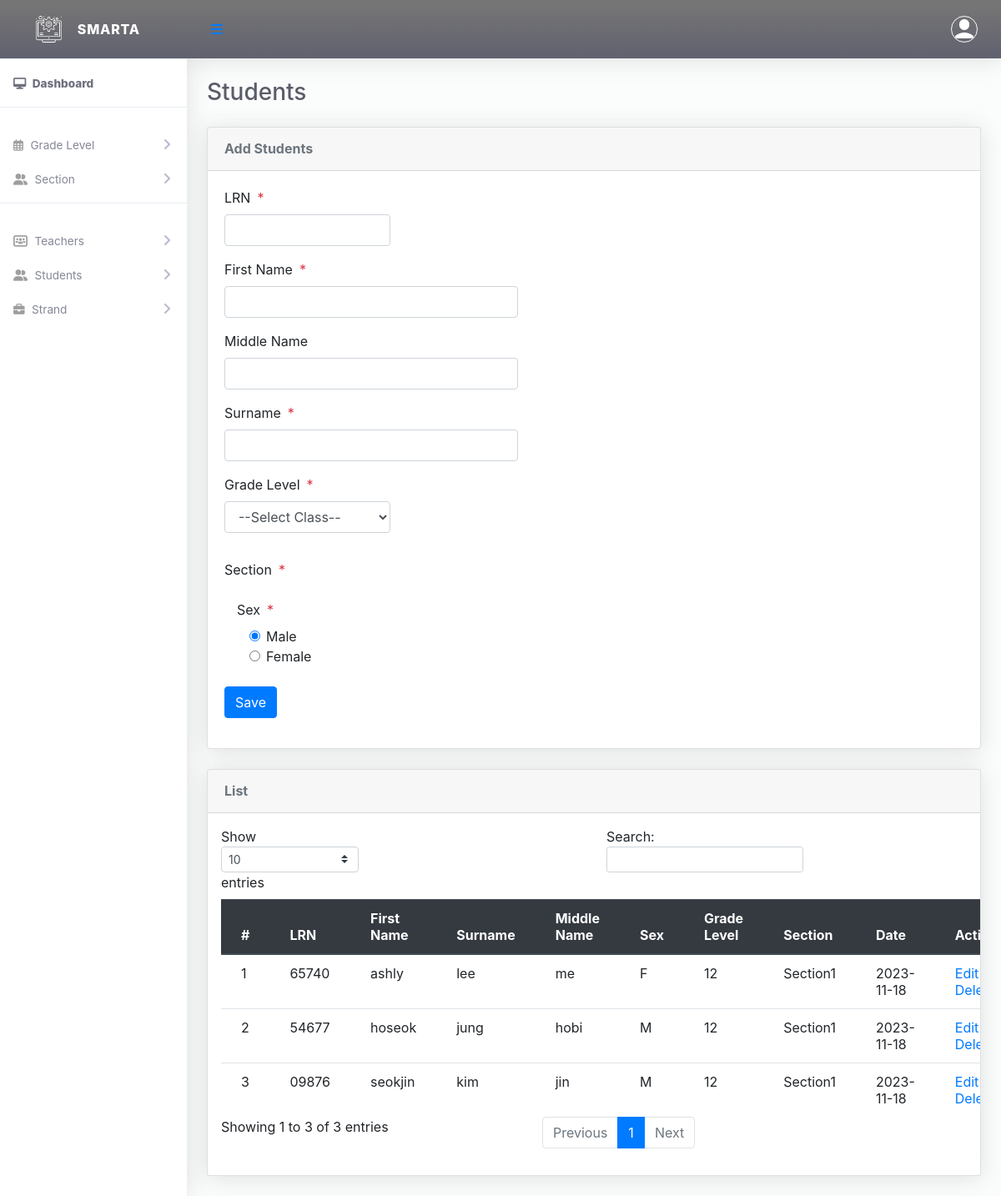
Page /Admin/createStudents.php on the committed database.
### tables this page shows
CREATE TABLE `tblstudents` (
  `Id` int(10) NOT NULL,
  `firstName` varchar(255) NOT NULL,
  `lastName` varchar(255) NOT NULL,
  `otherName` varchar(255) NOT NULL,
  `sex` varchar(10) NOT NULL,
  `admissionNumber` varchar(255) NOT NULL,
  `password` varchar(50) NOT NULL,
  `classId` varchar(10) NOT NULL,
  `classArmId` varchar(10) NOT NULL,
  `dateCreated` varchar(50) NOT NULL
);

CREATE TABLE `tblclass` (
  `Id` int(10) NOT NULL,
  `className` varchar(255) NOT NULL
);

CREATE TABLE `tblclassarms` (
  `Id` int(10) NOT NULL,
  `classId` varchar(10) NOT NULL,
  `classArmName` varchar(255) NOT NULL,
  `isAssigned` varchar(10) NOT NULL
);

### Admin/createStudents.php (the view, shortened to what this page needs)
<?php
include '../Includes/dbcon.php';
?>
<!DOCTYPE html>
<html lang="en">
<head>
  <link href="../vendor/fontawesome-free/css/all.min.css" rel="stylesheet" type="text/css">
  <link href="../vendor/bootstrap/css/bootstrap.min.css" rel="stylesheet" type="text/css">
  <link href="css/ruang-admin.min.css" rel="stylesheet">
  <link href="css/styler.css" rel="stylesheet" type="text/css">
</head>
<body id="page-top">
  <div id="wrapper">
    <?php include "Includes/sidebar.php"; ?>
    <div id="content-wrapper" class="d-flex flex-column">
      <div id="content">
        <?php include "Includes/topbar.php"; ?>
        <div class="container-fluid" id="container-wrapper">
          <div class="d-sm-flex align-items-center justify-content-between mb-4">
            <h1 class="h3 mb-0 text-gray-800">Students</h1>
          </div>
          <div class="row">
            <div class="col-lg-12">
              <div class="card mb-4">
                <div class="card-header py-3 d-flex flex-row align-items-center justify-content-between">
                  <h6 class="m-0 font-weight-bold text-secondary">Add Students</h6>
                </div>
                <div class="card-body">
                  <form method="post">
                    <div class="form-group row mb-3">
                      <div class="col-xl-3">
                          <label class="form-control-label">LRN<span
                            class="text-danger ml-2">*</span></label>
                        <input type="number" class="form-control" required name="admissionNumber"
                          value="<?php echo $row['admissionNumber']; ?>" id="exampleInputFirstName">
                      </div>
                    </div>
                    <div class="form-group row mb-3">
                      <div class="col-xl-5">
                      <label class="form-control-label">First Name<span class="text-danger ml-2">*</span></label>
                        <input type="text" required class="form-control" name="firstName" value="<?php echo $row['firstName']; ?>"
                          id="exampleInputFirstName">
                      </div>
                    </div>
                    <div class="form-group row mb-3">
                      <div class="col-xl-5">
                        <label class="form-control-label">Middle Name</label>
                        <input type="text" class="form-control" name="otherName" value="<?php echo $row['otherName']; ?>"
                          id="exampleInputFirstName">
                      </div>
                    </div>
                      <div class="form-group row mb-3">
                      <div class="col-xl-5">
                      <label class="form-control-label">Surname<span class="text-danger ml-2">*</span></label>
                        <input type="text" class="form-control" name="lastName" required value="<?php echo $row['lastName']; ?>"
                          id="exampleInputFirstName">
                      </div>
                    </div>
                    <div class="form-group row mb-3">
                      <div class="col-xl-3">
                        <label class="form-control-label">Grade Level<span class="text-danger ml-2">*</span></label>
                        <?php
                        $qry = "SELECT * FROM tblclass ORDER BY className ASC";
                        $result = $conn->query($qry);
                        $num = $result->num_rows;
                        if ($num > 0) {
                          echo ' <select required name="classId" onchange="classArmDropdown(this.value)" class="form-control mb-3">';
                          echo '<option value="">--Select Class--</option>';
                          echo '</select>';
                        }
                        ?>
                      </div>
                    </div>
                    <div class="form-group row mb-3">
                      <div class="col-xl-3">
                        <label class="form-control-label">Section<span class="text-danger ml-2">*</span></label>
                      </div>
                    </div>
                      <div class="col-xl-6">
                      <label class="form-control-label">Sex<span class="text-danger ml-2">*</span></label>
                          <div class="col-sm-4">
                            <div class="form-check">
                              <label class="form-check-label">
                                <input type="radio" class="form-check-input" name="sex" id="male" value="M" checked>
                                Male </label>
                            </div>
                          </div>
                          <div class="col-sm-5">
                            <div class="form-check">
                              <label class="form-check-label">
                                <input type="radio" class="form-check-input" name="sex" id="female" value="F"> Female
                              </label>
                            </div>
                          </div>
                      <br>
                    </div>
                    <?php
                    if (isset($Id)) {
                      ?>
                      <button type="submit" name="update" class="btn btn-info">Update</button>
                      <a href="createStudents.php" id="cancel" name="cancel" class="btn btn-warning">Back</a>
                      &nbsp;&nbsp;&nbsp;&nbsp;&nbsp;&nbsp;&nbsp;&nbsp;&nbsp;&nbsp;
                      <?php
                    } else {
                      ?>
                      <button type="submit" name="save" class="btn btn-primary">Save</button>
                      <?php
                    }
                    ?>
                  </form>
                </div>
              </div>
              <div class="row">
                <div class="col-lg-12">
                  <div class="card mb-4">
                    <div class="card-header py-3 d-flex flex-row align-items-center justify-content-between">
                      <h6 class="m-0 font-weight-bold text-secondary">List</h6>
                    </div>
                    <div class="table-responsive p-3">
                      <table class="table align-items-center table-flush table-hover" id="dataTableHover">
                        <thead class="thead-dark">
                          <tr>
                            <th>#</th>
                            <th>LRN</th>
                            <th>First Name</th>
                            <th>Surname</th>
                            <th>Middle Name</th>
                            <th>Sex</th>
                            <th>Grade Level</th>
                            <th>Section</th>
                            <th>Date</th>
                            <th>Action</th>
                          </tr>
                        </thead>
                        <tbody>
                          <?php
                          $query = "SELECT tblstudents.Id,tblclass.className,tblclassarms.classArmName,tblclassarms.Id AS classArmId,tblstudents.firstName,
                      tblstudents.lastName,tblstudents.otherName,tblstudents.sex,tblstudents.admissionNumber,tblstudents.dateCreated
                      FROM tblstudents
                      INNER JOIN tblclass ON tblclass.Id = tblstudents.classId
                      INNER JOIN tblclassarms ON tblclassarms.Id = tblstudents.classArmId";
                          $rs = $conn->query($query);
                          $num = $rs->num_rows;
                          $sn = 0;
                          if ($num > 0) {
                            while ($rows = $rs->fetch_assoc()) {
                              $sn = $sn + 1;
                              echo "
                              <tr>
                                <td>" . $sn . "</td>
                                <td>" . $rows['admissionNumber'] . "</td>
                                <td>" . $rows['firstName'] . "</td>
                                <td>" . $rows['lastName'] . "</td>
                                <td>" . $rows['otherName'] . "</td>
                                <td>" . $rows['sex'] . "</td>
                                <td>" . $rows['className'] . "</td>
                                <td>" . $rows['classArmName'] . "</td>
                                 <td>" . $rows['dateCreated'] . "</td>
                                <td><a href='?action=edit&Id=" . $rows['Id'] . "'>Edit</a> &nbsp;
                                <a onclick='javascript:confirmationDelete($(this));return false;' href='?action=delete&Id=" . $rows['Id'] . "'>Delete</a>
                                </td>
                              </tr>";
                            }
                          } else {
                            echo
                              "<div class='alert alert-danger' role='alert'>
                            No Record Found!
                            </div>";
                          }
                          ?>
                        </tbody>
                      </table>
                    </div>
                  </div>
                </div>
              </div>
            </div>
          </div>
        </div>
      </div>
    </div>
</body>
</html>

### Admin/css/styler.css (style rules this page uses)
input[type=number] { -moz-appearance: textfield; }

### rows in the picture
tblstudents: admissionNumber "65740", firstName "ashly", lastName "lee", otherName "me", sex "F", classId.className "12", classArmId.classArmName "Section1", dateCreated "2023-11-18"
tblstudents: admissionNumber "54677", firstName "hoseok", lastName "jung", otherName "hobi", sex "M", classId.className "12", classArmId.classArmName "Section1", dateCreated "2023-11-18"
tblstudents: admissionNumber "09876", firstName "seokjin", lastName "kim", otherName "jin", sex "M", classId.className "12", classArmId.classArmName "Section1", dateCreated "2023-11-18"
